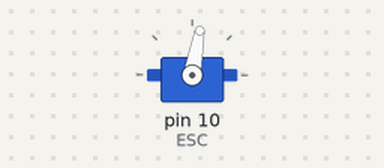
Recording of a sketch running on a simulated Arduino Uno, built with avr-gcc and run on an emulated ATmega328P. On the bench: servo.

Above: at 1.05 s.
Timing chart, 0 to 20.5 s (numbered marks = the images above):
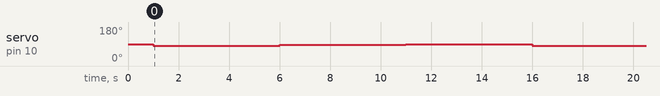

The sketch:

sketch_jan18a.ino
```cpp
#include <Servo.h>

Servo ESC;
uint32_t i = 90;

void setup() {
  // put your setup code here, to run once:
  ESC.attach(10,1000, 2000);
  //ESC.write(90);
  delay(1000);
  //i = 40;

}

void loop () {
  // put your main code here, to run repeatedly:


  ESC.write(80);

  delay(5000);

  ESC.write(85);

  delay(5000);

  ESC.write(90);

  delay(5000);

  //while(1);
}
```

Measured:
- by itself, servo on pin 10 (ESC): repeats every 15.0 s: 85° 5.0 s, 90° 5.0 s, 80° 5.0 s
